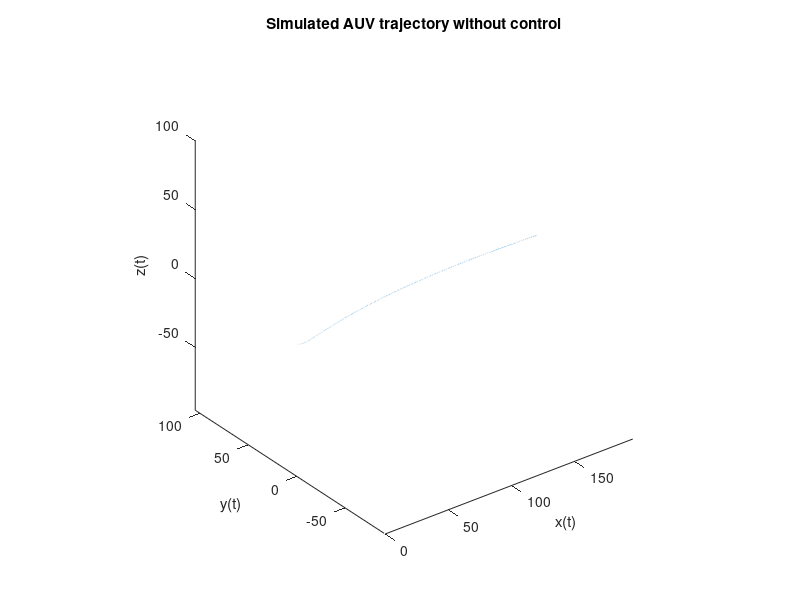

Recreate this plot in MATLAB.
clear all;close all;clc
load('A.mat')
load('B.mat')

lagSize = 1;
outputSize = 12;
inputSize = 7;
originalOutputSize = 8;
ns = 800; % time step

% create a 12*12 null matrix A with positions
% contains variables: vx, vy, vz, pitch, pitch rate, heading rate, roll,
% roll rate, x, y, z, heading
A_position = zeros(outputSize,inputSize + outputSize);

% create a 12*1 null matrix B with positions
B_position = zeros(outputSize,1);

% write original A matrix into A matrix with positions
A_position(1:originalOutputSize, 1:originalOutputSize) = A(:,1:originalOutputSize);
A_position(1:8, 13:19) = A(:,originalOutputSize+1:inputSize+originalOutputSize);
A_position(9:12, 9:12) = eye(4);
A_position(12,6) = 0.2; % heading dependence on heading rate

% write original B matrix into B matrix with positions
B_position(1:originalOutputSize,1) = B(1:originalOutputSize,1);


% Initialize rotation matrix
rotation_matrix = zeros(3,3);

% initial AUV state
% y0 = [0,0,0,0,0,0,0,0,0,0,0,0];
y0 = zeros(1,outputSize);

yHistory = y0;

% lat_aft, lat_fore, vert_aft, vert_fore, current_rpm,current_elevator, current_rudder
u_initial = [0,0,0,0,400,5,-2.8];
u0 = repmat(u_initial,lagSize,1);
uHistory = u0;
% u = randi(rand_range,[200,inputSize]);
u = repmat(u_initial', 1, ns);
u = u';


% Initialize state vector
xn = [];
for output = 1:outputSize
    xn = [xn;y0(end:-1:1,output)];
end
for input = 1:inputSize
    xn = [xn;u0(end:-1:1,input)];
end

% Initialize array stores X, Y, Z position
X = [];
Y = [];
Z = [];




for n = 1:ns
    
    % quick way to get current heading rate, pitch & roll
    % will recompute once the updated rotation model is in place
    yn = A_position*xn + B_position;
    disp(yn)
    
    headingRate = yHistory(end, 6);
    pitch = yHistory(end, 4);
    roll = yHistory(end, 7);
    
    heading = yHistory(end, 12) + headingRate * 0.2;
    
    % put current heading, pitch, roll value into rotation matrix formula
    rotation_11 = 0.2*(cos(heading)*cos(pitch));
    rotation_12 = 0.2*(cos(heading)*sin(pitch)*sin(roll)-sin(heading)*cos(roll));
    rotation_13 = 0.2*(cos(heading)*sin(pitch)*cos(roll)+sin(heading)*sin(roll));
    rotation_21 = 0.2*(sin(heading)*cos(pitch));
    rotation_22 = 0.2*(sin(heading)*sin(pitch)*sin(roll)+cos(heading)*cos(roll));
    rotation_23 = 0.2*(sin(heading)*sin(pitch)*cos(roll)-cos(heading)*sin(roll));
    rotation_31 = 0.2*(-sin(pitch));
    rotation_32 = 0.2*(cos(pitch)*sin(roll));
    rotation_33 = 0.2*(cos(pitch)*cos(roll));
    rotation_matrix = [rotation_11 rotation_12 rotation_13;
        rotation_21 rotation_22 rotation_23;
        rotation_31 rotation_32 rotation_33];
    % write current rotation matrix into A_position
    % across 'first time' for each of the first three variables (vx,
    % vy, vz)
    A_position(9:11,1:lagSize:3*lagSize) = rotation_matrix(1:3,1:3);

    
    % simulate the model
    yn = A_position*xn + B_position;
    
    yHistory = circshift(yHistory,-1,1);
    yHistory(end,:) = yn';
    uHistory = circshift(uHistory,-1,1);
    uHistory(end,:) = u(n,:);
    
    
    % store the current coordinates into array
    X(n) = yn(9);% A_lastState(9,1:12)*xn(169:180,1);
    Y(n) = yn(10);%A_lastState(10,1:12)*xn(169:180,1);
    Z(n) = yn(11);%A_lastState(11,1:12)*xn(169:180,1);
    
    % reset state matrix
    xn = [];
    for output = 1:outputSize
        xn = [xn;yHistory(end:-1:1,output)];    
    end
    for input = 1:inputSize
        xn = [xn;uHistory(end:-1:1,input)];
    end
end
AB = ctrb(A_position(1:12,1:12),A_position(1:12,13:19));
rank(AB)
CA = ctrb(A_position(1:12,1:12)',eye(12)');
rank(CA)
figure(1);
plot3(X,Y,Z,'-')
axis equal
xlabel('x(t)')
ylabel('y(t)')
zlabel('z(t)')
title('Simulated AUV trajectory without control')



